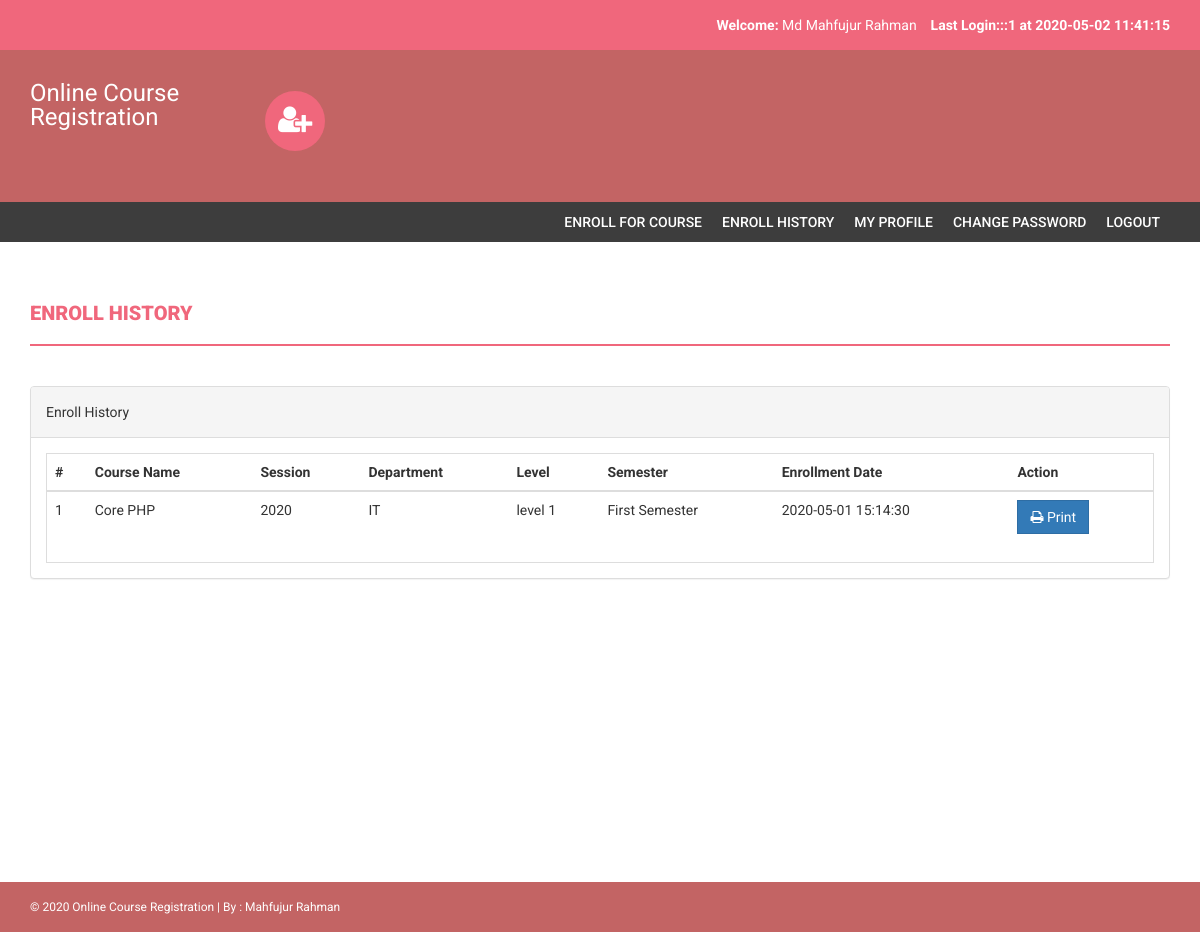
The page /enroll-history.php (signed in) on the database its author committed.
### tables this page shows
CREATE TABLE `tbl_courseenrolls` (
  `id` int(11) NOT NULL,
  `studentreg` varchar(255) NOT NULL,
  `pincode` varchar(255) NOT NULL,
  `session` varchar(255) NOT NULL,
  `department` varchar(255) NOT NULL,
  `level` varchar(255) NOT NULL,
  `semester` varchar(255) NOT NULL,
  `course` varchar(255) NOT NULL,
  `enrolldate` timestamp NOT NULL DEFAULT CURRENT_TIMESTAMP ON UPDATE CURRENT_TIMESTAMP
);

CREATE TABLE `tbl_course` (
  `id` int(11) NOT NULL,
  `coursecode` varchar(255) NOT NULL,
  `coursename` varchar(255) NOT NULL,
  `courseunit` varchar(255) NOT NULL,
  `noofseat` varchar(255) NOT NULL,
  `createdate` timestamp NOT NULL DEFAULT CURRENT_TIMESTAMP ON UPDATE CURRENT_TIMESTAMP,
  `updatedate` timestamp NOT NULL DEFAULT '0000-00-00 00:00:00' ON UPDATE CURRENT_TIMESTAMP
);

CREATE TABLE `tbl_session` (
  `id` int(11) NOT NULL,
  `session` varchar(50) NOT NULL,
  `createdate` timestamp NOT NULL DEFAULT CURRENT_TIMESTAMP ON UPDATE CURRENT_TIMESTAMP
);

CREATE TABLE `tbl_department` (
  `id` int(11) NOT NULL,
  `department` varchar(50) NOT NULL,
  `createdate` timestamp NOT NULL DEFAULT CURRENT_TIMESTAMP ON UPDATE CURRENT_TIMESTAMP
);

CREATE TABLE `tbl_level` (
  `id` int(11) NOT NULL,
  `level` varchar(50) NOT NULL,
  `createdate` timestamp NOT NULL DEFAULT CURRENT_TIMESTAMP ON UPDATE CURRENT_TIMESTAMP
);

CREATE TABLE `tbl_semester` (
  `id` int(11) NOT NULL,
  `semester` varchar(255) NOT NULL,
  `createdate` timestamp NOT NULL DEFAULT CURRENT_TIMESTAMP ON UPDATE CURRENT_TIMESTAMP
);

### enroll-history.php (the view, shortened to what this page needs)
<?php
include('includes/config.php');
if(strlen($_SESSION['login'])==0)
{
    header('location:index.php');
}
else{
    ?>
    <!DOCTYPE html>
    <html xmlns="http://www.w3.org/1999/xhtml">
    <head>
        <link href="assets/css/bootstrap.css" rel="stylesheet" />
        <link href="assets/css/font-awesome.css" rel="stylesheet" />
        <link href="assets/css/style.css" rel="stylesheet" />
    </head>
    <body>
        <?php include('includes/header.php');?>
        <?php if($_SESSION['login']!="")
        {
            include('includes/menubar.php');
        }
        ?>
        <div class="content-wrapper">
            <div class="container">
                <div class="row">
                    <div class="col-md-12">
                        <h1 class="page-head-line">Enroll History  </h1>
                    </div>
                </div>
                <div class="row" >
                    <div class="col-md-12">
                        <div class="panel panel-default">
                            <div class="panel-heading">
                                Enroll History
                            </div>
                            <div class="panel-body">
                                <div class="table-responsive table-bordered">
                                    <table class="table">
                                        <thead>
                                            <tr>
                                                <th>#</th>
                                                <th>Course Name </th>
                                                <th>Session </th>
                                                <th> Department</th>
                                                <th>Level</th>
                                                <th>Semester</th>
                                                <th>Enrollment Date</th>
                                                <th>Action</th>
                                            </tr>
                                        </thead>
                                        <tbody>
                                            <?php
                                            $sql="SELECT tbl_courseenrolls.course as cid, tbl_course.coursename as courname,tbl_session.session as session,tbl_department.department as dept,tbl_level.level as level,tbl_courseenrolls.enrolldate as edate ,tbl_semester.semester as sem from tbl_courseenrolls join tbl_course on tbl_course.id=tbl_courseenrolls.course join tbl_session on tbl_session.id=tbl_courseenrolls.session join tbl_department on tbl_department.id=tbl_courseenrolls.department join tbl_level on tbl_level.id=tbl_courseenrolls.level  join tbl_semester on tbl_semester.id=tbl_courseenrolls.semester  WHERE tbl_courseenrolls.studentreg='".$_SESSION['login']."'";
                                            $query=mysqli_query($con,$sql);
                                            $num=mysqli_num_rows($query);
                                            if ($num>0) {
                                                $cont=1;
                                                while ($row=mysqli_fetch_array($query)) {
                                                    ?>
                                                    <tr>
                                                        <td><?php echo $cont;?></td>
                                                        <td><?php echo htmlentities($row['courname']);?></td>
                                                        <td><?php echo htmlentities($row['session']);?></td>
                                                        <td><?php echo htmlentities($row['dept']);?></td>
                                                        <td><?php echo htmlentities($row['level']);?></td>
                                                        <td><?php echo htmlentities($row['sem']);?></td>
                                                        <td><?php echo htmlentities($row['edate']);?></td>
                                                        <td>
                                                            <a href="print.php?id=<?php echo $row['cid']?>" target="_blank">
                                                                <button class="btn btn-primary"><i class="fa fa-print "></i> Print</button> </a>
                                                            </td>
                                                        </tr>
                                                        <?php
                                                        $cont++;
                                                    } } ?>
                                                </tbody>
                                            </table>
                                        </div>
                                    </div>
                                </div>
                            </div>
                        </div>
                    </div>
                </div>
                <?php include('includes/footer.php');?>
            </body>
            </html>
            <?php } ?>

### includes/header.php (shortened to what this page needs)
<?php
include("includes/config.php");
?>
<?php if($_SESSION['login']!="")
{?>
<header>
        <div class="container">
            <div class="row">
                <div class="col-md-12">
                    <strong>Welcome: </strong><?php echo htmlentities($_SESSION['sname']);?>
                    <strong>Last Login:<?php
        $ret=mysqli_query($con,"SELECT  * FROM tbl_userlog WHERE studentreg='".$_SESSION['login']."' order by id desc limit 1,1");
                    $row=mysqli_fetch_array($ret);
                    echo $row['userip']; ?> at <?php echo $row['logintime'];?></strong>
                </div>
            </div>
        </div>
    </header>
    <?php } ?>
    <div class="navbar navbar-inverse set-radius-zero">
        <div class="container">
            <div class="navbar-header">
                <a class="navbar-brand" href="#" style="color:#fff; font-size:24px;4px; line-height:24px; ">
                   Online Course Registration
                </a>
            </div>
            <div class="left-div">
                <i class="fa fa-user-plus login-icon" ></i>
        </div>
            </div>
        </div>

### assets/css/style.css (style rules this page uses)
body { font-family: 'Roboto', sans-serif; line-height: 30px; }
.set-radius-zero { border-radius: 0px; -moz-border-radius: 0px; -webkit-border-radius: 0px; }
.content-wrapper { margin-top: 40px; min-height: 600px; padding-bottom: 60px; }
.page-head-line { font-weight: 900; padding-bottom: 20px; border-bottom: 2px solid #F0677C; text-transform: uppercase; color: #F0677C; font-size: 20px; margin-bottom: 40px; }
.btn { border-radius: 0px; -webkit-border-radius: 0px; -moz-border-radius: 0px; }
.login-icon { height: 60px; width: 60px; padding: 13px; border-radius: 50%; font-size: 30px; margin-bottom: 20px; color: #fff; text-align: center; cursor:pointer; background-color:#F0677C; -webkit-border-radius:50%; -moz-border-radius:50%; }
header { background-color: #F0677C; color: #fff; padding: 10px; text-align: right; }
.left-div { padding-left: 30px; margin-top: 40px; margin-bottom: 30px; }
.navbar-brand { width: 250px; padding-top: 30px; }
.navbar-inverse { background-color: #C36464; border-color: transparent; }
.navbar { margin-bottom: 0px; }

### rows shown on the page
tbl_courseenrolls: tbl_course.coursename "Core PHP", tbl_session.session "2020", tbl_department.department "IT", tbl_level.level "level 1", tbl_semester.semester "First Semester", enrolldate "2020-05-01 15:14:30"

### other values the page prints
$_SESSION['sname'] "Md Mahfujur Rahman"
$row['userip'] "::1"
$row['logintime'] "2020-05-02 11:41:15"
Date("Y") "2020"
